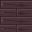

A level layout from a 2D game, rendered from its tile map. Below: a short description, then the map file with its tile-grid data intact:
An orthogonal 1x1 tile map with 32x32 px tiles, 1 tile layer (Assembly), 3 tilesets.

<map version="1.10" orientation="orthogonal" renderorder="right-down" width="1" height="1" tilewidth="32" tileheight="32" infinite="0" nextlayerid="2" nextobjectid="1">
  <tileset firstgid="1" source="../floors.tsx" />
  <tileset firstgid="321" source="../walls.tsx" />
  <tileset firstgid="961" source="../architecture.tsx" />
  <layer id="1" name="Assembly" width="1" height="1">
    <data encoding="csv">
131
</data>
  </layer>
</map>
